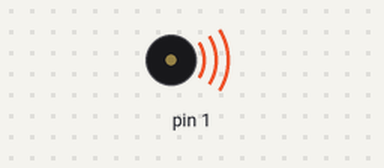
Bench run of a sketch on a simulated Arduino Uno, built with avr-gcc and run on an emulated ATmega328P. Parts: buzzer (waves = sounding).

Above: at 0.2 s.
Timing chart, 0 to 3.0 s (numbered marks = the images above):
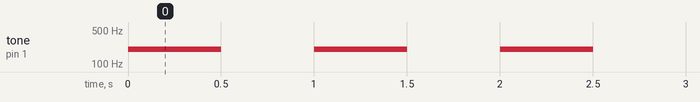

The sketch:

tone_function.ino
```cpp
void setup() {
  // put your setup code here, to run once:

}

void loop() {
  // put your main code here, to run repeatedly:
  tone(1, 200, 500);
  delay(1000);

}
```

Measured:
- by itself, tone on pin 1: alternates 200 Hz for 0.50 s and silent for 0.50 s
